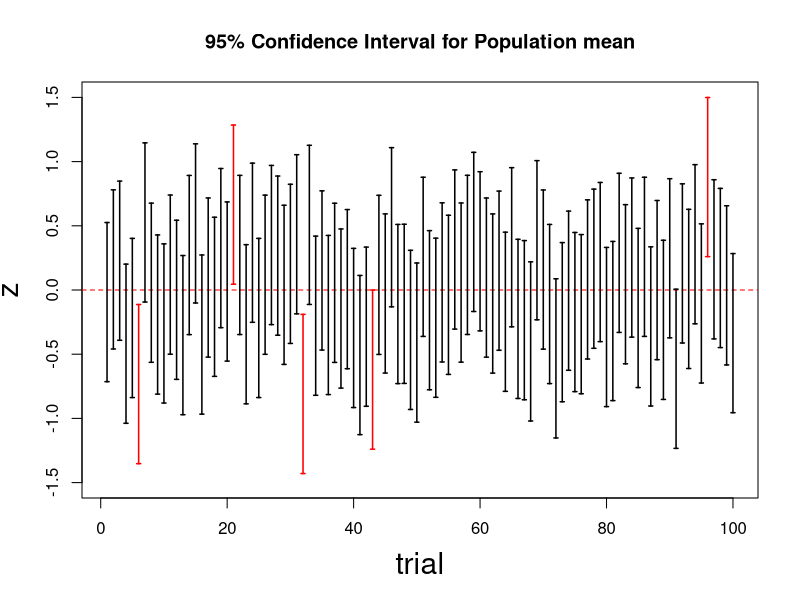

This figure's R source:
## ---- chunk 1
set.seed(9)
n <- 10
x <- 1:100
y <- seq(-3, 3, by=0.01)

smps <- matrix(rnorm(n*length(x)), ncol=n)

xbar <- apply(smps, 1, mean)

se <- 1 / sqrt(10)
alpha <- 0.05

z <- qnorm(1 - alpha/2)
ll <- xbar - z*se
ul <- xbar + z*se

plot(y, type = "n", xlab = "trial", ylab = "z",
     main = "95% Confidence Interval for Population mean",
     xlim = c(1,100), ylim = c(-1.5, 1.5), cex.lab = 1.8)
abline(h=0, col="red", lty=2)
l.c <- rep(NA, length(x))
l.c <- ifelse(ll*ul>0, "red", "black")
arrows(1:length(x), ll, 1:length(x), ul, code=3,
       angle = 90, length = 0.02, col = l.c, lwd = 1.5)
